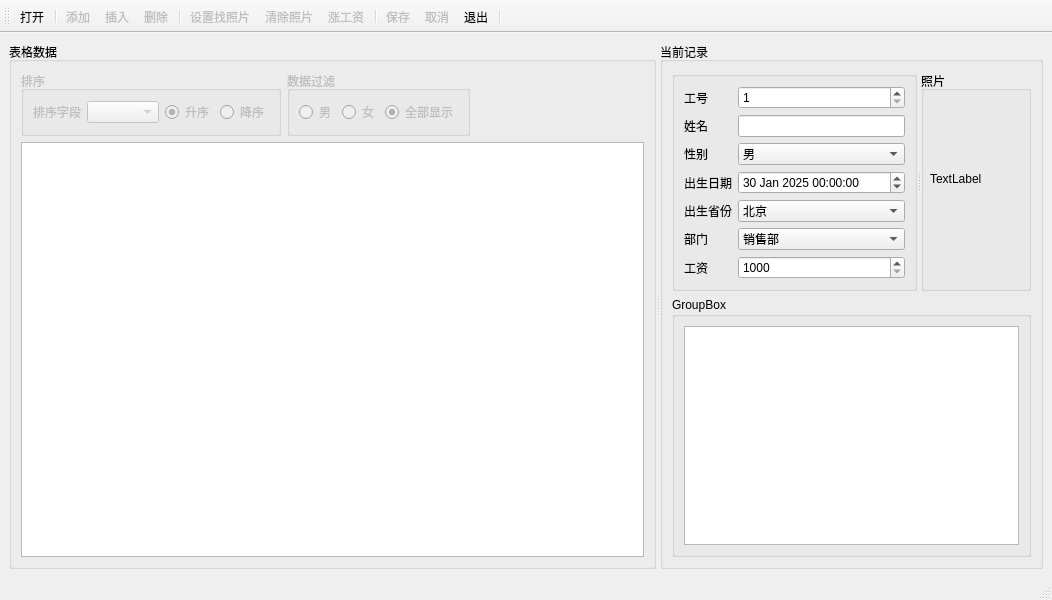
<?xml version="1.0" encoding="UTF-8"?>
<ui version="4.0">
 <class>MainWindow</class>
 <widget class="QMainWindow" name="MainWindow">
  <property name="geometry">
   <rect>
    <x>0</x>
    <y>0</y>
    <width>1052</width>
    <height>600</height>
   </rect>
  </property>
  <property name="windowTitle">
   <string>MainWindow</string>
  </property>
  <property name="toolButtonStyle">
   <enum>Qt::ToolButtonTextUnderIcon</enum>
  </property>
  <widget class="QWidget" name="centralwidget">
   <layout class="QHBoxLayout" name="horizontalLayout_5">
    <item>
     <widget class="QSplitter" name="splitter_2">
      <property name="orientation">
       <enum>Qt::Horizontal</enum>
      </property>
      <widget class="QGroupBox" name="groupBox">
       <property name="title">
        <string>表格数据</string>
       </property>
       <layout class="QVBoxLayout" name="verticalLayout">
        <item>
         <layout class="QHBoxLayout" name="horizontalLayout_3">
          <item>
           <widget class="QGroupBox" name="groupBoxSort">
            <property name="enabled">
             <bool>false</bool>
            </property>
            <property name="contextMenuPolicy">
             <enum>Qt::PreventContextMenu</enum>
            </property>
            <property name="title">
             <string>排序</string>
            </property>
            <layout class="QHBoxLayout" name="horizontalLayout">
             <item>
              <widget class="QLabel" name="label">
               <property name="text">
                <string>排序字段</string>
               </property>
              </widget>
             </item>
             <item>
              <widget class="QComboBox" name="comboBoxFiles">
               <property name="enabled">
                <bool>false</bool>
               </property>
              </widget>
             </item>
             <item>
              <widget class="QRadioButton" name="radioButtonAscend">
               <property name="text">
                <string>升序</string>
               </property>
               <property name="checked">
                <bool>true</bool>
               </property>
              </widget>
             </item>
             <item>
              <widget class="QRadioButton" name="radioButtonDscend">
               <property name="text">
                <string>降序</string>
               </property>
              </widget>
             </item>
            </layout>
           </widget>
          </item>
          <item>
           <widget class="QGroupBox" name="groupBoxFilter">
            <property name="enabled">
             <bool>false</bool>
            </property>
            <property name="title">
             <string>数据过滤</string>
            </property>
            <layout class="QHBoxLayout" name="horizontalLayout_2">
             <item>
              <widget class="QRadioButton" name="radioButtonMan">
               <property name="text">
                <string>男</string>
               </property>
              </widget>
             </item>
             <item>
              <widget class="QRadioButton" name="radioButtonWoman">
               <property name="text">
                <string>女</string>
               </property>
              </widget>
             </item>
             <item>
              <widget class="QRadioButton" name="radioButtonMWanALL">
               <property name="text">
                <string>全部显示</string>
               </property>
               <property name="checked">
                <bool>true</bool>
               </property>
              </widget>
             </item>
            </layout>
           </widget>
          </item>
          <item>
           <spacer name="horizontalSpacer">
            <property name="orientation">
             <enum>Qt::Horizontal</enum>
            </property>
            <property name="sizeHint" stdset="0">
             <size>
              <width>40</width>
              <height>20</height>
             </size>
            </property>
           </spacer>
          </item>
         </layout>
        </item>
        <item>
         <widget class="QTableView" name="tableView"/>
        </item>
       </layout>
      </widget>
      <widget class="QGroupBox" name="groupBox_4">
       <property name="title">
        <string>当前记录</string>
       </property>
       <layout class="QVBoxLayout" name="verticalLayout_2">
        <item>
         <widget class="QSplitter" name="splitter">
          <property name="orientation">
           <enum>Qt::Horizontal</enum>
          </property>
          <widget class="QGroupBox" name="groupBox_5">
           <property name="title">
            <string/>
           </property>
           <layout class="QFormLayout" name="formLayout">
            <item row="0" column="0">
             <widget class="QLabel" name="label_2">
              <property name="text">
               <string>工号</string>
              </property>
             </widget>
            </item>
            <item row="0" column="1">
             <widget class="QSpinBox" name="spinBoxEmpNo">
              <property name="minimum">
               <number>1</number>
              </property>
              <property name="maximum">
               <number>10000</number>
              </property>
             </widget>
            </item>
            <item row="1" column="0">
             <widget class="QLabel" name="label_4">
              <property name="text">
               <string>姓名</string>
              </property>
             </widget>
            </item>
            <item row="1" column="1">
             <widget class="QLineEdit" name="lineEditName"/>
            </item>
            <item row="3" column="0">
             <widget class="QLabel" name="label_5">
              <property name="text">
               <string>性别</string>
              </property>
             </widget>
            </item>
            <item row="3" column="1">
             <widget class="QComboBox" name="comboBoxSex">
              <item>
               <property name="text">
                <string>男</string>
               </property>
              </item>
              <item>
               <property name="text">
                <string>女</string>
               </property>
              </item>
             </widget>
            </item>
            <item row="5" column="0">
             <widget class="QLabel" name="label_9">
              <property name="text">
               <string>出生日期</string>
              </property>
             </widget>
            </item>
            <item row="6" column="0">
             <widget class="QLabel" name="label_10">
              <property name="text">
               <string>出生省份</string>
              </property>
             </widget>
            </item>
            <item row="6" column="1">
             <widget class="QComboBox" name="comboBoxProvince">
              <item>
               <property name="text">
                <string>北京</string>
               </property>
              </item>
              <item>
               <property name="text">
                <string>上海</string>
               </property>
              </item>
              <item>
               <property name="text">
                <string>天津</string>
               </property>
              </item>
              <item>
               <property name="text">
                <string>重庆</string>
               </property>
              </item>
              <item>
               <property name="text">
                <string>安徽</string>
               </property>
              </item>
              <item>
               <property name="text">
                <string>河北</string>
               </property>
              </item>
              <item>
               <property name="text">
                <string>河南</string>
               </property>
              </item>
              <item>
               <property name="text">
                <string>湖北</string>
               </property>
              </item>
              <item>
               <property name="text">
                <string>湖南</string>
               </property>
              </item>
              <item>
               <property name="text">
                <string>山西</string>
               </property>
              </item>
              <item>
               <property name="text">
                <string>山东</string>
               </property>
              </item>
              <item>
               <property name="text">
                <string>陕西</string>
               </property>
              </item>
              <item>
               <property name="text">
                <string>江苏</string>
               </property>
              </item>
              <item>
               <property name="text">
                <string>江西</string>
               </property>
              </item>
             </widget>
            </item>
            <item row="7" column="0">
             <widget class="QLabel" name="label_11">
              <property name="text">
               <string>部门</string>
              </property>
             </widget>
            </item>
            <item row="7" column="1">
             <widget class="QComboBox" name="comboBoxDep">
              <item>
               <property name="text">
                <string>销售部</string>
               </property>
              </item>
              <item>
               <property name="text">
                <string>技术部</string>
               </property>
              </item>
              <item>
               <property name="text">
                <string>生产部</string>
               </property>
              </item>
              <item>
               <property name="text">
                <string>行政部</string>
               </property>
              </item>
             </widget>
            </item>
            <item row="8" column="0">
             <widget class="QLabel" name="label_12">
              <property name="text">
               <string>工资</string>
              </property>
             </widget>
            </item>
            <item row="8" column="1">
             <widget class="QSpinBox" name="spinBoxSalary">
              <property name="minimum">
               <number>1000</number>
              </property>
              <property name="maximum">
               <number>50000</number>
              </property>
             </widget>
            </item>
            <item row="5" column="1">
             <widget class="QDateTimeEdit" name="dateTimeEditBirth">
              <property name="dateTime">
               <datetime>
                <hour>0</hour>
                <minute>0</minute>
                <second>0</second>
                <year>2025</year>
                <month>1</month>
                <day>30</day>
               </datetime>
              </property>
             </widget>
            </item>
           </layout>
          </widget>
          <widget class="QGroupBox" name="groupBox_6">
           <property name="title">
            <string>照片</string>
           </property>
           <widget class="QLabel" name="labelPic">
            <property name="geometry">
             <rect>
              <x>9</x>
              <y>27</y>
              <width>151</width>
              <height>161</height>
             </rect>
            </property>
            <property name="text">
             <string>TextLabel</string>
            </property>
           </widget>
          </widget>
         </widget>
        </item>
        <item>
         <widget class="QGroupBox" name="groupBox_7">
          <property name="title">
           <string>GroupBox</string>
          </property>
          <layout class="QHBoxLayout" name="horizontalLayout_4">
           <item>
            <widget class="QPlainTextEdit" name="plainTextEdit"/>
           </item>
          </layout>
         </widget>
        </item>
       </layout>
      </widget>
     </widget>
    </item>
   </layout>
  </widget>
  <widget class="QStatusBar" name="statusbar"/>
  <widget class="QToolBar" name="toolBar">
   <property name="enabled">
    <bool>true</bool>
   </property>
   <property name="windowTitle">
    <string>toolBar</string>
   </property>
   <attribute name="toolBarArea">
    <enum>TopToolBarArea</enum>
   </attribute>
   <attribute name="toolBarBreak">
    <bool>false</bool>
   </attribute>
   <addaction name="actOpenDB"/>
   <addaction name="separator"/>
   <addaction name="actAppend"/>
   <addaction name="actInsert"/>
   <addaction name="actDelete"/>
   <addaction name="separator"/>
   <addaction name="actSetPic"/>
   <addaction name="actClearPic"/>
   <addaction name="actAddMoney"/>
   <addaction name="separator"/>
   <addaction name="actSave"/>
   <addaction name="actCancel"/>
   <addaction name="actQuit"/>
   <addaction name="separator"/>
  </widget>
  <action name="actOpenDB">
   <property name="icon">
    <iconset resource="resource.qrc">
     <normaloff>:/images/images/open3.bmp</normaloff>:/images/images/open3.bmp</iconset>
   </property>
   <property name="text">
    <string>打开</string>
   </property>
   <property name="menuRole">
    <enum>QAction::NoRole</enum>
   </property>
  </action>
  <action name="actQuit">
   <property name="icon">
    <iconset resource="resource.qrc">
     <normaloff>:/images/images/exit.bmp</normaloff>:/images/images/exit.bmp</iconset>
   </property>
   <property name="text">
    <string>退出</string>
   </property>
   <property name="menuRole">
    <enum>QAction::NoRole</enum>
   </property>
  </action>
  <action name="actAppend">
   <property name="enabled">
    <bool>false</bool>
   </property>
   <property name="icon">
    <iconset resource="resource.qrc">
     <normaloff>:/images/images/316.bmp</normaloff>:/images/images/316.bmp</iconset>
   </property>
   <property name="text">
    <string>添加</string>
   </property>
   <property name="menuRole">
    <enum>QAction::NoRole</enum>
   </property>
  </action>
  <action name="actInsert">
   <property name="enabled">
    <bool>false</bool>
   </property>
   <property name="icon">
    <iconset resource="resource.qrc">
     <normaloff>:/images/images/306.bmp</normaloff>:/images/images/306.bmp</iconset>
   </property>
   <property name="text">
    <string>插入</string>
   </property>
   <property name="menuRole">
    <enum>QAction::NoRole</enum>
   </property>
  </action>
  <action name="actDelete">
   <property name="enabled">
    <bool>false</bool>
   </property>
   <property name="icon">
    <iconset resource="resource.qrc">
     <normaloff>:/images/images/delete1.bmp</normaloff>:/images/images/delete1.bmp</iconset>
   </property>
   <property name="text">
    <string>删除</string>
   </property>
   <property name="menuRole">
    <enum>QAction::NoRole</enum>
   </property>
  </action>
  <action name="actSetPic">
   <property name="enabled">
    <bool>false</bool>
   </property>
   <property name="icon">
    <iconset resource="resource.qrc">
     <normaloff>:/images/images/00.JPG</normaloff>:/images/images/00.JPG</iconset>
   </property>
   <property name="text">
    <string>设置找照片</string>
   </property>
   <property name="menuRole">
    <enum>QAction::NoRole</enum>
   </property>
  </action>
  <action name="actClearPic">
   <property name="enabled">
    <bool>false</bool>
   </property>
   <property name="icon">
    <iconset resource="resource.qrc">
     <normaloff>:/images/images/103.bmp</normaloff>:/images/images/103.bmp</iconset>
   </property>
   <property name="text">
    <string> 清除照片</string>
   </property>
   <property name="menuRole">
    <enum>QAction::NoRole</enum>
   </property>
  </action>
  <action name="actAddMoney">
   <property name="enabled">
    <bool>false</bool>
   </property>
   <property name="icon">
    <iconset resource="resource.qrc">
     <normaloff>:/images/images/up.bmp</normaloff>:/images/images/up.bmp</iconset>
   </property>
   <property name="text">
    <string>涨工资</string>
   </property>
   <property name="menuRole">
    <enum>QAction::NoRole</enum>
   </property>
  </action>
  <action name="actSave">
   <property name="enabled">
    <bool>false</bool>
   </property>
   <property name="icon">
    <iconset resource="resource.qrc">
     <normaloff>:/images/images/save1.bmp</normaloff>:/images/images/save1.bmp</iconset>
   </property>
   <property name="text">
    <string>保存</string>
   </property>
   <property name="menuRole">
    <enum>QAction::NoRole</enum>
   </property>
  </action>
  <action name="actCancel">
   <property name="enabled">
    <bool>false</bool>
   </property>
   <property name="icon">
    <iconset resource="resource.qrc">
     <normaloff>:/images/images/ubdo.bmp</normaloff>:/images/images/ubdo.bmp</iconset>
   </property>
   <property name="text">
    <string>取消</string>
   </property>
   <property name="menuRole">
    <enum>QAction::NoRole</enum>
   </property>
  </action>
 </widget>
 <resources>
  <include location="resource.qrc"/>
 </resources>
 <connections>
  <connection>
   <sender>actQuit</sender>
   <signal>triggered()</signal>
   <receiver>MainWindow</receiver>
   <slot>close()</slot>
   <hints>
    <hint type="sourcelabel">
     <x>-1</x>
     <y>-1</y>
    </hint>
    <hint type="destinationlabel">
     <x>525</x>
     <y>299</y>
    </hint>
   </hints>
  </connection>
 </connections>
</ui>
